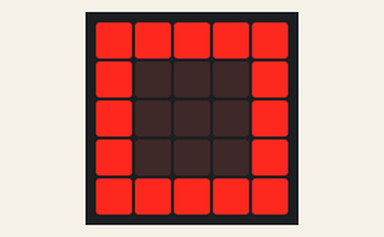
A program run on a simulated BBC micro:bit (MakeCode). Shown: the board's 5×5 LED display.

Above: at 1.0 s.
At 1.5 s:
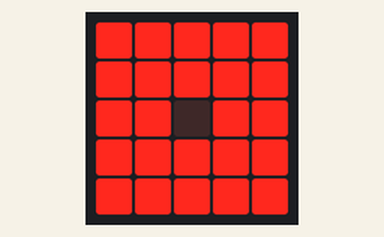
At 2.0 s:
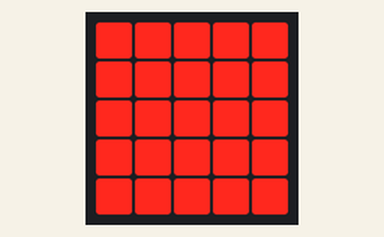

Measured:
- by itself, everything shown: repeats every 2.0 s, in 4 steps
- what the display in image 0 shows lasts 0.5 s, from 0.9 s to 1.4 s

The program:

main.ts
```typescript
basic.showLeds(`
    . . . . .
    . . . . .
    . . . . .
    . . . . .
    . . . . .
    `)
basic.forever(function () {
    basic.showLeds(`
        . . . . .
        . . . . .
        . . . . .
        . . . . .
        . . . . .
        `)
    basic.pause(100)
    basic.showLeds(`
        # # # # #
        # . . . #
        # . . . #
        # . . . #
        # # # # #
        `)
    basic.pause(100)
    basic.showLeds(`
        # # # # #
        # # # # #
        # # . # #
        # # # # #
        # # # # #
        `)
    basic.pause(100)
    basic.showLeds(`
        # # # # #
        # # # # #
        # # # # #
        # # # # #
        # # # # #
        `)
    basic.pause(100)
})
```

test.ts
```typescript
// aquí va el archivo "tests"; esto no se compilará cuando este paquete se utilice como una extensión.
```
